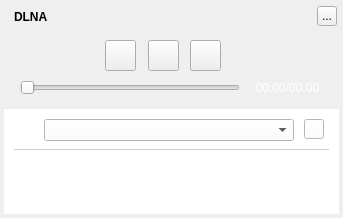
<?xml version="1.0" encoding="UTF-8"?>
<ui version="4.0">
 <class>MusicSongDlnaTransferWidget</class>
 <widget class="QWidget" name="MusicSongDlnaTransferWidget">
  <property name="geometry">
   <rect>
    <x>0</x>
    <y>0</y>
    <width>343</width>
    <height>218</height>
   </rect>
  </property>
  <property name="windowTitle">
   <string>DLNA传输</string>
  </property>
  <widget class="QLabel" name="background">
   <property name="geometry">
    <rect>
     <x>4</x>
     <y>4</y>
     <width>335</width>
     <height>210</height>
    </rect>
   </property>
   <property name="text">
    <string/>
   </property>
  </widget>
  <widget class="QLabel" name="topTitleName">
   <property name="geometry">
    <rect>
     <x>14</x>
     <y>4</y>
     <width>100</width>
     <height>25</height>
    </rect>
   </property>
   <property name="styleSheet">
    <string notr="true">color:&quot;#FFFFFF&quot;;font-weight:bold</string>
   </property>
   <property name="text">
    <string>DLNA</string>
   </property>
  </widget>
  <widget class="QToolButton" name="topTitleCloseButton">
   <property name="geometry">
    <rect>
     <x>317</x>
     <y>6</y>
     <width>20</width>
     <height>20</height>
    </rect>
   </property>
   <property name="text">
    <string>...</string>
   </property>
  </widget>
  <widget class="QWidget" name="backgroundMask" native="true">
   <property name="geometry">
    <rect>
     <x>4</x>
     <y>109</y>
     <width>335</width>
     <height>105</height>
    </rect>
   </property>
   <property name="styleSheet">
    <string notr="true">background:white;</string>
   </property>
   <widget class="QLabel" name="iconLabel">
    <property name="geometry">
     <rect>
      <x>10</x>
      <y>12</y>
      <width>16</width>
      <height>16</height>
     </rect>
    </property>
   </widget>
   <widget class="QFrame" name="frame">
    <property name="geometry">
     <rect>
      <x>10</x>
      <y>40</y>
      <width>315</width>
      <height>1</height>
     </rect>
    </property>
    <property name="styleSheet">
     <string notr="true">color:rgba(0, 0, 0, 50)</string>
    </property>
    <property name="frameShape">
     <enum>QFrame::HLine</enum>
    </property>
    <property name="frameShadow">
     <enum>QFrame::Plain</enum>
    </property>
   </widget>
   <widget class="QComboBox" name="deviceComboBox">
    <property name="geometry">
     <rect>
      <x>40</x>
      <y>10</y>
      <width>250</width>
      <height>22</height>
     </rect>
    </property>
   </widget>
   <widget class="QPushButton" name="refreshButton">
    <property name="geometry">
     <rect>
      <x>300</x>
      <y>10</y>
      <width>20</width>
      <height>20</height>
     </rect>
    </property>
    <property name="text">
     <string/>
    </property>
   </widget>
  </widget>
  <widget class="QPushButton" name="nextButton">
   <property name="geometry">
    <rect>
     <x>190</x>
     <y>40</y>
     <width>31</width>
     <height>31</height>
    </rect>
   </property>
   <property name="text">
    <string/>
   </property>
  </widget>
  <widget class="QPushButton" name="previousButton">
   <property name="geometry">
    <rect>
     <x>105</x>
     <y>40</y>
     <width>31</width>
     <height>31</height>
    </rect>
   </property>
   <property name="text">
    <string/>
   </property>
  </widget>
  <widget class="QPushButton" name="playButton">
   <property name="geometry">
    <rect>
     <x>148</x>
     <y>40</y>
     <width>31</width>
     <height>31</height>
    </rect>
   </property>
   <property name="text">
    <string/>
   </property>
  </widget>
  <widget class="QLabel" name="labelTime">
   <property name="geometry">
    <rect>
     <x>250</x>
     <y>75</y>
     <width>75</width>
     <height>25</height>
    </rect>
   </property>
   <property name="styleSheet">
    <string notr="true">color:white;</string>
   </property>
   <property name="text">
    <string>00:00/00:00</string>
   </property>
   <property name="alignment">
    <set>Qt::AlignCenter</set>
   </property>
  </widget>
  <widget class="MusicMovingClickedSlider" name="timeSlider">
   <property name="geometry">
    <rect>
     <x>20</x>
     <y>77</y>
     <width>220</width>
     <height>22</height>
    </rect>
   </property>
   <property name="orientation">
    <enum>Qt::Horizontal</enum>
   </property>
  </widget>
  <zorder>background</zorder>
  <zorder>backgroundMask</zorder>
  <zorder>topTitleName</zorder>
  <zorder>topTitleCloseButton</zorder>
  <zorder>nextButton</zorder>
  <zorder>previousButton</zorder>
  <zorder>playButton</zorder>
  <zorder>labelTime</zorder>
  <zorder>timeSlider</zorder>
 </widget>
 <customwidgets>
  <customwidget>
   <class>MusicMovingClickedSlider</class>
   <extends>QSlider</extends>
   <header>musicmovingclickedslider.h</header>
  </customwidget>
 </customwidgets>
 <resources/>
 <connections/>
</ui>
